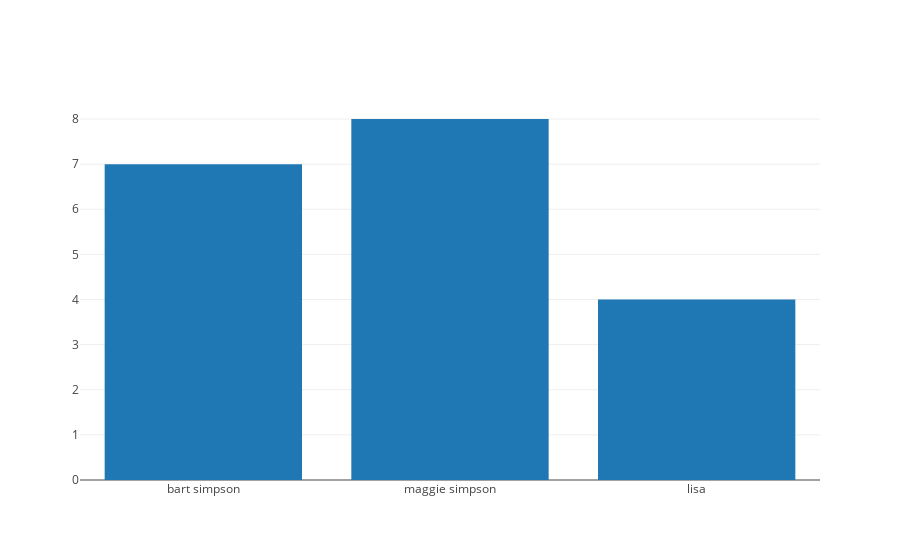

Notebook code cell kept with this figure:
### Code cell
trace0 = {'name': 'data',
 'text': [],
 'type': 'bar',
 'x': ['bart simpson', 'maggie simpson', 'lisa'],
 'y': [7, 8, 4]}
plotly.offline.iplot([trace0])

### Figure 1 — Plotly figure (JSON) as saved in the notebook; plotly's stock layout.template omitted (floating-point values rounded to 4 significant figures)
{"data": [{"name": "data", "text": [], "type": "bar", "uid": "8e557cd4-89e8-11e8-a874-a4d18ccc1f8a", "x": ["bart simpson", "maggie simpson", "lisa"], "y": [7, 8, 4]}], "layout": {}}
